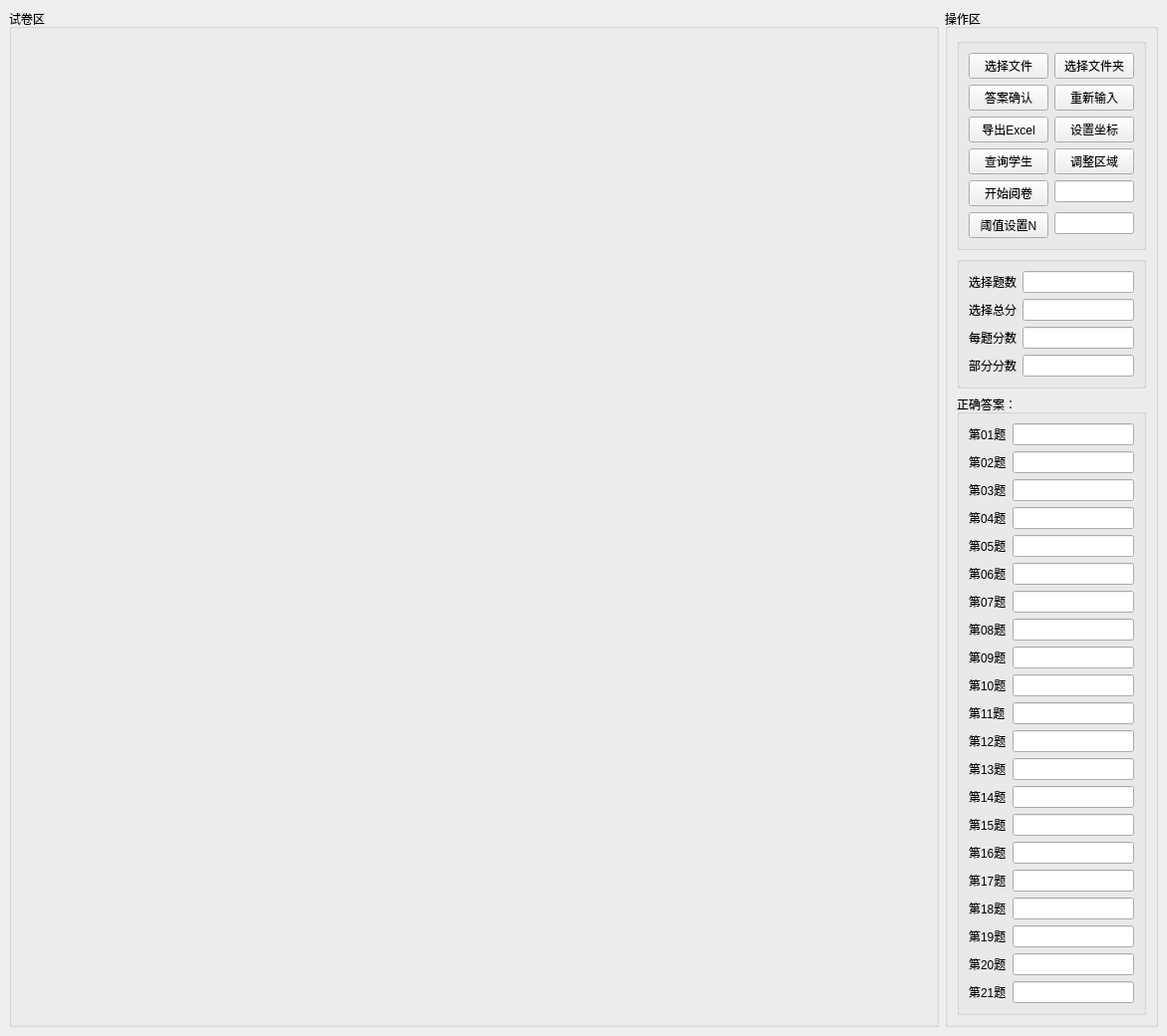
<?xml version="1.0" encoding="UTF-8"?>
<ui version="4.0">
 <class>MainWindow</class>
 <widget class="QMainWindow" name="MainWindow">
  <property name="geometry">
   <rect>
    <x>0</x>
    <y>0</y>
    <width>1171</width>
    <height>980</height>
   </rect>
  </property>
  <property name="windowTitle">
   <string>辅助阅卷系统（QQ87336683）</string>
  </property>
  <widget class="QWidget" name="centralwidget">
   <layout class="QHBoxLayout" name="horizontalLayout" stretch="11,2">
    <item>
     <widget class="QGroupBox" name="groupBox">
      <property name="title">
       <string>试卷区</string>
      </property>
      <layout class="QHBoxLayout" name="horizontalLayout_2">
       <item>
        <widget class="QLabel" name="label_shijuan">
         <property name="text">
          <string/>
         </property>
         <property name="alignment">
          <set>Qt::AlignLeading|Qt::AlignLeft|Qt::AlignTop</set>
         </property>
        </widget>
       </item>
      </layout>
     </widget>
    </item>
    <item>
     <widget class="QGroupBox" name="groupBox_2">
      <property name="title">
       <string>操作区</string>
      </property>
      <layout class="QVBoxLayout" name="verticalLayout" stretch="2,1,10">
       <item>
        <widget class="QGroupBox" name="groupBox_3">
         <property name="title">
          <string/>
         </property>
         <layout class="QFormLayout" name="formLayout">
          <item row="0" column="0">
           <widget class="QPushButton" name="pushButton_xuanzewenjian">
            <property name="text">
             <string>选择文件</string>
            </property>
           </widget>
          </item>
          <item row="0" column="1">
           <widget class="QPushButton" name="pushButton_xuanzeshijuan">
            <property name="text">
             <string>选择文件夹</string>
            </property>
           </widget>
          </item>
          <item row="1" column="0">
           <widget class="QPushButton" name="pushButton_daanqueren">
            <property name="text">
             <string>答案确认</string>
            </property>
           </widget>
          </item>
          <item row="1" column="1">
           <widget class="QPushButton" name="pushButton_chongxinshuru">
            <property name="text">
             <string>重新输入</string>
            </property>
           </widget>
          </item>
          <item row="2" column="0">
           <widget class="QPushButton" name="pushButton_daochuexcel">
            <property name="text">
             <string>导出Excel</string>
            </property>
           </widget>
          </item>
          <item row="4" column="0">
           <widget class="QPushButton" name="pushButton_chaxunxuesheng">
            <property name="text">
             <string>查询学生</string>
            </property>
           </widget>
          </item>
          <item row="4" column="1">
           <widget class="QPushButton" name="pushButton_tiaozhengquyu">
            <property name="text">
             <string>调整区域</string>
            </property>
           </widget>
          </item>
          <item row="5" column="0">
           <widget class="QPushButton" name="pushButton_kaishi">
            <property name="text">
             <string>开始阅卷</string>
            </property>
           </widget>
          </item>
          <item row="6" column="0">
           <widget class="QPushButton" name="pushButton_yuzhi">
            <property name="text">
             <string>阈值设置N</string>
            </property>
           </widget>
          </item>
          <item row="5" column="1">
           <widget class="QLineEdit" name="lineEdit_chaxunxuesheng"/>
          </item>
          <item row="6" column="1">
           <widget class="QLineEdit" name="lineEdit_yuzhi"/>
          </item>
          <item row="2" column="1">
           <widget class="QPushButton" name="pushButton_shezhizuobiao">
            <property name="text">
             <string>设置坐标</string>
            </property>
           </widget>
          </item>
         </layout>
        </widget>
       </item>
       <item>
        <widget class="QGroupBox" name="groupBox_4">
         <property name="title">
          <string/>
         </property>
         <layout class="QFormLayout" name="formLayout_2">
          <item row="3" column="0">
           <widget class="QLabel" name="label_2">
            <property name="text">
             <string>选择总分</string>
            </property>
           </widget>
          </item>
          <item row="3" column="1">
           <widget class="QLineEdit" name="lineEdit_zongfenshu"/>
          </item>
          <item row="5" column="0">
           <widget class="QLabel" name="label_3">
            <property name="text">
             <string>每题分数</string>
            </property>
           </widget>
          </item>
          <item row="5" column="1">
           <widget class="QLineEdit" name="lineEdit_meitifenshu"/>
          </item>
          <item row="7" column="0">
           <widget class="QLabel" name="label_4">
            <property name="text">
             <string>部分分数</string>
            </property>
           </widget>
          </item>
          <item row="7" column="1">
           <widget class="QLineEdit" name="lineEdit_bufendefen"/>
          </item>
          <item row="2" column="1">
           <widget class="QLineEdit" name="lineEdit_tishu"/>
          </item>
          <item row="2" column="0">
           <widget class="QLabel" name="label">
            <property name="text">
             <string>选择题数</string>
            </property>
           </widget>
          </item>
         </layout>
        </widget>
       </item>
       <item>
        <widget class="QGroupBox" name="groupBox_5">
         <property name="title">
          <string>正确答案：</string>
         </property>
         <layout class="QFormLayout" name="formLayout_3">
          <item row="0" column="0">
           <widget class="QLabel" name="label_5">
            <property name="text">
             <string>第01题</string>
            </property>
           </widget>
          </item>
          <item row="0" column="1">
           <widget class="QLineEdit" name="lineEdit_001"/>
          </item>
          <item row="1" column="0">
           <widget class="QLabel" name="label_6">
            <property name="text">
             <string>第02题</string>
            </property>
           </widget>
          </item>
          <item row="1" column="1">
           <widget class="QLineEdit" name="lineEdit_002"/>
          </item>
          <item row="2" column="0">
           <widget class="QLabel" name="label_7">
            <property name="text">
             <string>第03题</string>
            </property>
           </widget>
          </item>
          <item row="2" column="1">
           <widget class="QLineEdit" name="lineEdit_003"/>
          </item>
          <item row="3" column="0">
           <widget class="QLabel" name="label_8">
            <property name="text">
             <string>第04题</string>
            </property>
           </widget>
          </item>
          <item row="3" column="1">
           <widget class="QLineEdit" name="lineEdit_004"/>
          </item>
          <item row="4" column="0">
           <widget class="QLabel" name="label_9">
            <property name="text">
             <string>第05题</string>
            </property>
           </widget>
          </item>
          <item row="4" column="1">
           <widget class="QLineEdit" name="lineEdit_005"/>
          </item>
          <item row="5" column="0">
           <widget class="QLabel" name="label_11">
            <property name="text">
             <string>第06题</string>
            </property>
           </widget>
          </item>
          <item row="5" column="1">
           <widget class="QLineEdit" name="lineEdit_006"/>
          </item>
          <item row="6" column="0">
           <widget class="QLabel" name="label_10">
            <property name="text">
             <string>第07题</string>
            </property>
           </widget>
          </item>
          <item row="6" column="1">
           <widget class="QLineEdit" name="lineEdit_007"/>
          </item>
          <item row="7" column="0">
           <widget class="QLabel" name="label_12">
            <property name="text">
             <string>第08题</string>
            </property>
           </widget>
          </item>
          <item row="7" column="1">
           <widget class="QLineEdit" name="lineEdit_008"/>
          </item>
          <item row="8" column="0">
           <widget class="QLabel" name="label_14">
            <property name="text">
             <string>第09题</string>
            </property>
           </widget>
          </item>
          <item row="8" column="1">
           <widget class="QLineEdit" name="lineEdit_009"/>
          </item>
          <item row="9" column="0">
           <widget class="QLabel" name="label_15">
            <property name="text">
             <string>第10题</string>
            </property>
           </widget>
          </item>
          <item row="9" column="1">
           <widget class="QLineEdit" name="lineEdit_010"/>
          </item>
          <item row="10" column="0">
           <widget class="QLabel" name="label_16">
            <property name="text">
             <string>第11题</string>
            </property>
           </widget>
          </item>
          <item row="10" column="1">
           <widget class="QLineEdit" name="lineEdit_011"/>
          </item>
          <item row="11" column="0">
           <widget class="QLabel" name="label_17">
            <property name="text">
             <string>第12题</string>
            </property>
           </widget>
          </item>
          <item row="11" column="1">
           <widget class="QLineEdit" name="lineEdit_012"/>
          </item>
          <item row="12" column="0">
           <widget class="QLabel" name="label_18">
            <property name="text">
             <string>第13题</string>
            </property>
           </widget>
          </item>
          <item row="12" column="1">
           <widget class="QLineEdit" name="lineEdit_013"/>
          </item>
          <item row="13" column="0">
           <widget class="QLabel" name="label_19">
            <property name="text">
             <string>第14题</string>
            </property>
           </widget>
          </item>
          <item row="13" column="1">
           <widget class="QLineEdit" name="lineEdit_014"/>
          </item>
          <item row="14" column="0">
           <widget class="QLabel" name="label_20">
            <property name="text">
             <string>第15题</string>
            </property>
           </widget>
          </item>
          <item row="14" column="1">
           <widget class="QLineEdit" name="lineEdit_015"/>
          </item>
          <item row="15" column="0">
           <widget class="QLabel" name="label_21">
            <property name="text">
             <string>第16题</string>
            </property>
           </widget>
          </item>
          <item row="15" column="1">
           <widget class="QLineEdit" name="lineEdit_016"/>
          </item>
          <item row="16" column="0">
           <widget class="QLabel" name="label_22">
            <property name="text">
             <string>第17题</string>
            </property>
           </widget>
          </item>
          <item row="16" column="1">
           <widget class="QLineEdit" name="lineEdit_017"/>
          </item>
          <item row="17" column="0">
           <widget class="QLabel" name="label_23">
            <property name="text">
             <string>第18题</string>
            </property>
           </widget>
          </item>
          <item row="17" column="1">
           <widget class="QLineEdit" name="lineEdit_018"/>
          </item>
          <item row="18" column="0">
           <widget class="QLabel" name="label_24">
            <property name="text">
             <string>第19题</string>
            </property>
           </widget>
          </item>
          <item row="18" column="1">
           <widget class="QLineEdit" name="lineEdit_019"/>
          </item>
          <item row="19" column="0">
           <widget class="QLabel" name="label_25">
            <property name="text">
             <string>第20题</string>
            </property>
           </widget>
          </item>
          <item row="19" column="1">
           <widget class="QLineEdit" name="lineEdit_020"/>
          </item>
          <item row="20" column="0">
           <widget class="QLabel" name="label_26">
            <property name="text">
             <string>第21题</string>
            </property>
           </widget>
          </item>
          <item row="20" column="1">
           <widget class="QLineEdit" name="lineEdit_021"/>
          </item>
         </layout>
        </widget>
       </item>
      </layout>
     </widget>
    </item>
   </layout>
  </widget>
 </widget>
 <resources/>
 <connections/>
</ui>
